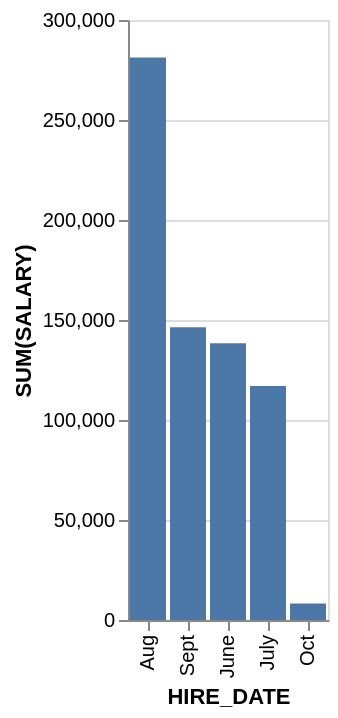

Write the Vega-Lite specification saved for this chart.
### Vega-Lite specification from a JSON file in a GitHub repository (floating-point values rounded to 4 significant figures)
{"data": {"values": [{"x_data": "Aug", "y_data": 281300}, {"x_data": "Sept", "y_data": 146400}, {"x_data": "June", "y_data": 138400}, {"x_data": "July", "y_data": 117000}, {"x_data": "Oct", "y_data": 8300}]}, "mark": "bar", "encoding": {"x": {"field": "x_data", "type": "nominal", "title": "HIRE_DATE", "sort": {"op": "sum", "field": "y_data", "order": "descending"}}, "y": {"field": "y_data", "type": "quantitative", "title": "SUM(SALARY)"}}}
